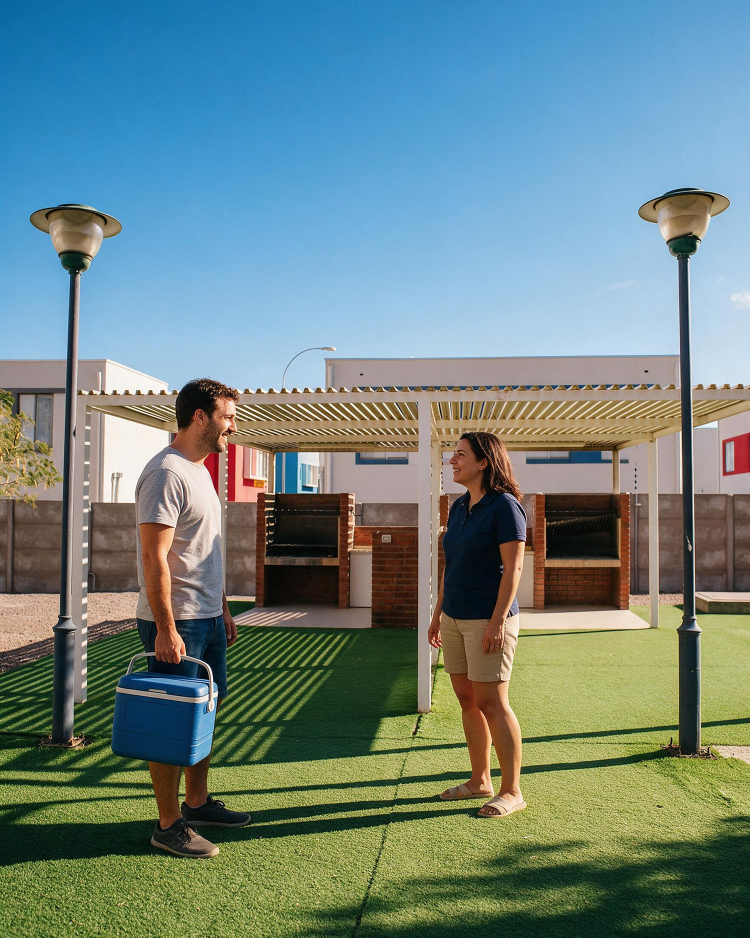
#> input picture out/rentas/20261100_grilla_noviembre/fondos/aire/al_2.jpg, 4500 x 5625 px, given in place of al_1.png, which was not available (shown at 1/6 size); the run also reads 1 picture not shown here
$ python preparar.py
#> lines starting #> are read from the running program, lines starting #| are printed output that depends on the picture; pictures that were not available may be replaced by others from this repository, and a replacement may not be noted
#> in abre, returned value is the input picture: PIL image 4500x5625 RGB; mean R, G, B 110, 132.7, 130.3
#!/usr/bin/env python3
"""Fondos de la grilla NOVIEMBRE 2026 · Rentas — recorte y escala a lienzo de entrega.

Fotos REALES de `PROYECTOS INMOBILIARIOS / VALLE ALTIPLÁNICO` (bajadas en
raw/nuevaurbe/rentas/fotos/) y los IA de `ia/` (Seedream 5 Pro con foto real de
referencia, ver generar_ia.sh). Salida: feed 4500×5625 · historia 4500×8000.

Uso: ~/copylab-venv/Scripts/python.exe out/rentas/20261100_grilla_noviembre/fondos/preparar.py
"""
from pathlib import Path
import numpy as np
from PIL import Image, ImageFilter

AQUI = Path(__file__).parent
RAIZ = AQUI.parents[3]
FOTOS = RAIZ / "raw/nuevaurbe/rentas/fotos"
FEED, STORY = (4500, 5625), (4500, 8000)


def recorte(im, tam, cx=0.5, cy=0.5):
    """Recorta al aspecto de `tam` centrado en (cx, cy) y escala con Lanczos."""
#> called with tam = (4500, 5625), cx = 0.5, cy = 0.5
    W, H = im.size
#> W = 4500; H = 5625
    ar = tam[0] / tam[1]
    if W / H > ar:
        w, h = round(H * ar), H
    else:
        w, h = W, round(W / ar)
#> w = 4500; h = 5625
    x = min(max(round(cx * W - w / 2), 0), W - w)
#> x = 0
    y = min(max(round(cy * H - h / 2), 0), H - h)
#> y = 0
    out = im.crop((x, y, x + w, y + h)).resize(tam, Image.LANCZOS)
    esc = tam[0] / w
#> esc = 1
    if esc > 1.6:   # al escalar mucho, un unsharp suave devuelve el borde perdido
        out = out.filter(ImageFilter.UnsharpMask(radius=3, percent=60, threshold=2))
    return out, esc


def grano(im, sigma=2.6, semilla=11):
    """R-20: un fondo desenfocado liso lleva grano fino o la compuerta lo bloquea."""
    a = np.asarray(im).astype(np.float32)
    a += np.random.default_rng(semilla).normal(0, sigma, a.shape[:2])[..., None]
    return Image.fromarray(np.clip(a, 0, 255).astype(np.uint8))


def sale(nombre, im, esc):
    (AQUI / nombre).parent.mkdir(parents=True, exist_ok=True)
    im.save(AQUI / nombre, quality=92)
    print(f"  {nombre:32s} escala {esc:.2f}×")


def abre(p):
    return Image.open(p).convert("RGB")


# ── carrusel VIVE AL AIRE LIBRE 24-11 (IA con el quincho real de referencia)
# 02-10 · ronda de Constanza: al_3 → al_3b (sofá bajo la pérgola, a la sombra) y al_4 → al_4b
# (el quincho con su techo, igual al original). Los de la ronda 1 quedan en ia/ como registro.
for n, f, cy in [(1, "al_1", .5), (2, "al_2", .5), (5, "al_5", .55)]:
    sale(f"aire/al_{n}.jpg", *recorte(abre(AQUI / f"ia/{f}.png"), FEED, cy=cy))
# al_3b respeta el encuadre de la foto real y la mujer queda chica: se escaló 2× con el
# upscaler de precisión (magnific.py escalar --escala 2 --precision → al_3b_x2.jpg) y se
# cierra el recorte sobre el sofá. Una toma más cerrada pedida a la IA lo volvía a sacar al sol.
_a3 = abre(AQUI / "ia/al_3b_x2.jpg")
# El recorte arranca en y=950 para que la cabeza del farol izquierdo quede BAJO la bajada
# (a 1470 la bajada caía encima del farol).
sale("aire/al_3.jpg", *recorte(_a3.crop((0, 950, 2800, 4450)), FEED))
#> call 4 of recorte, with tam = (4500, 5625), cx = 0.5, cy = 0.5
#> in recorte (call 4), `out = im.crop((x, y, x + w, y + h)).resize(tam, Image.LANCZOS)`:
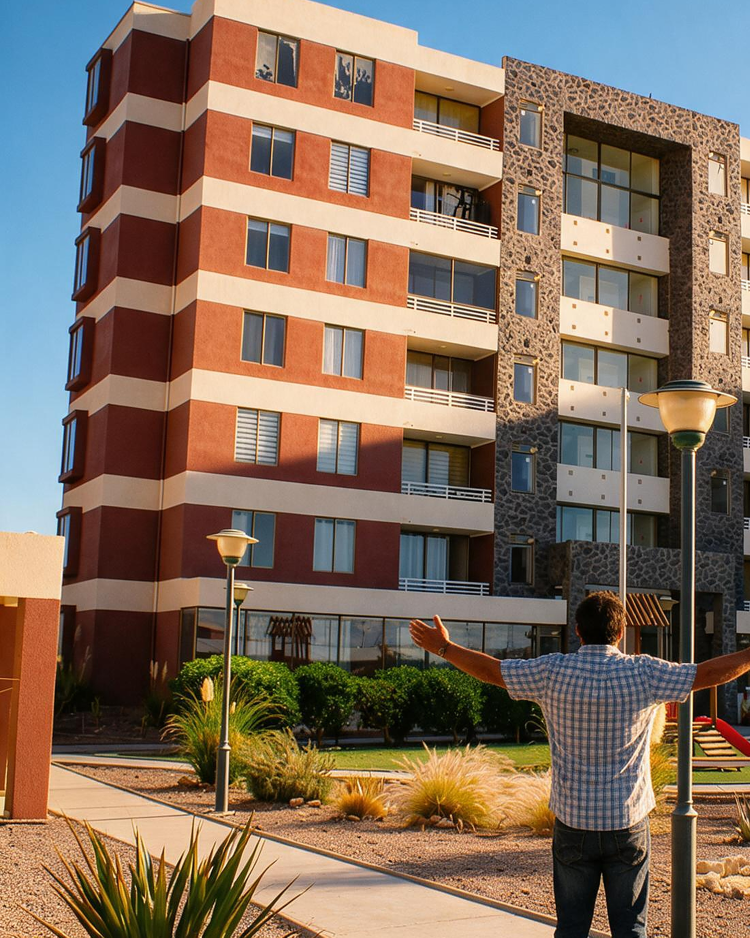
#> out: PIL image 4500x5625 RGB (shown at 1/6 size); mean R, G, B 130.3, 110.2, 93.9
# al_4b respeta el encuadre de la foto real y la gente queda chica: se cierra el recorte
# sobre la mitad baja (ancho 1600 de 1770) para que el grupo pese en la lámina.
_a4 = abre(AQUI / "ia/al_4b.png")
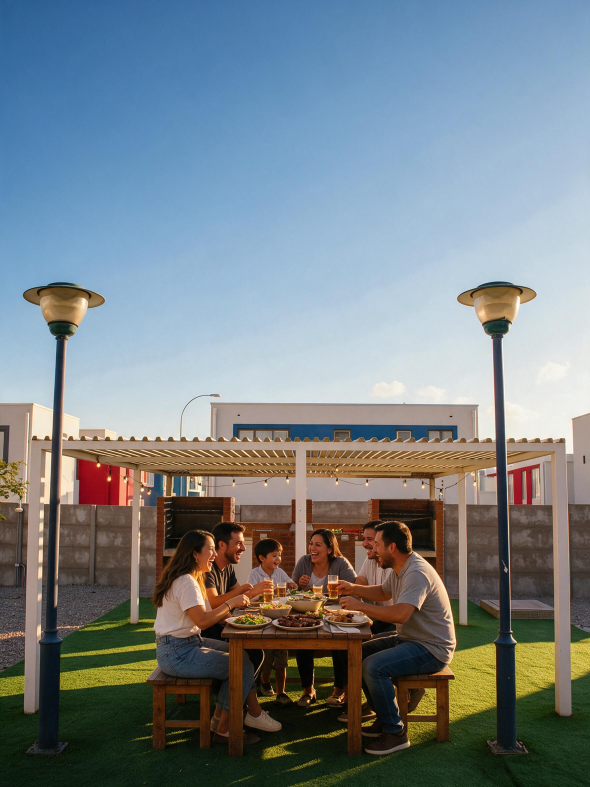
#> input picture out/rentas/20261100_grilla_noviembre/fondos/ia/al_4b.png, 1770 x 2360 px (shown at 1/3 size)
#> in abre, returned value is the input picture: PIL image 1770x2360 RGB; mean R, G, B 119.4, 129.5, 134.6
sale("aire/al_4.jpg", *recorte(_a4.crop((60, 360, 1660, 2360)), FEED))
#> in recorte (call 5), `out = im.crop((x, y, x + w, y + h)).resize(tam, Image.LANCZOS)`:
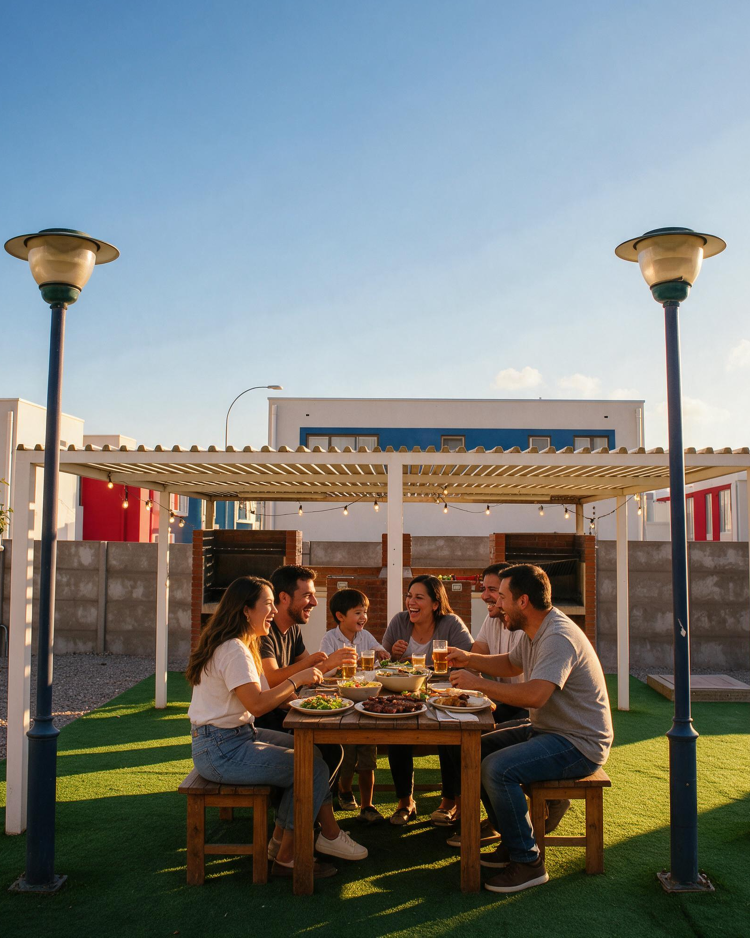
#> out: PIL image 4500x5625 RGB (shown at 1/6 size); mean R, G, B 122.6, 126.3, 124.4

# ── carrusel PAID 17-11 · portada y cierre con FOTO REAL; 2-4 IA
sale("paid/pd_1.jpg", *recorte(abre(FOTOS / "IMG_7934.jpg"), FEED, cx=.42))
for n, f in [(2, "pd_2.png"), (4, "pd_4.png")]:
    sale(f"paid/pd_{n}.jpg", *recorte(abre(AQUI / "ia" / f), FEED, cy=.6))
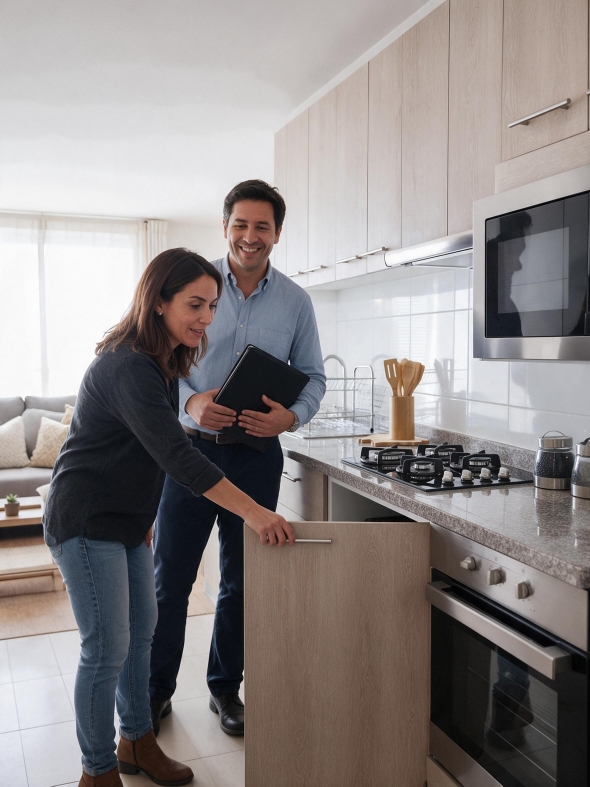
#> input picture out/rentas/20261100_grilla_noviembre/fondos/ia/pd_2.png, 1770 x 2360 px (shown at 1/3 size)
#> in abre, returned value is the input picture: PIL image 1770x2360 RGB; mean R, G, B 143.4, 137.6, 136.7
#> in recorte (call 7), `W, H = im.size`: W = 1770; H = 2360
#> in recorte (call 7), `w, h = W, round(W / ar)`: w = 1770; h = 2212
#> in recorte (call 7), `y = min(max(round(cy * H - h / 2), 0), H - h)`: y = 148
#> in recorte (call 7), `out = im.crop((x, y, x + w, y + h)).resize(tam, Image.LANCZOS)`:
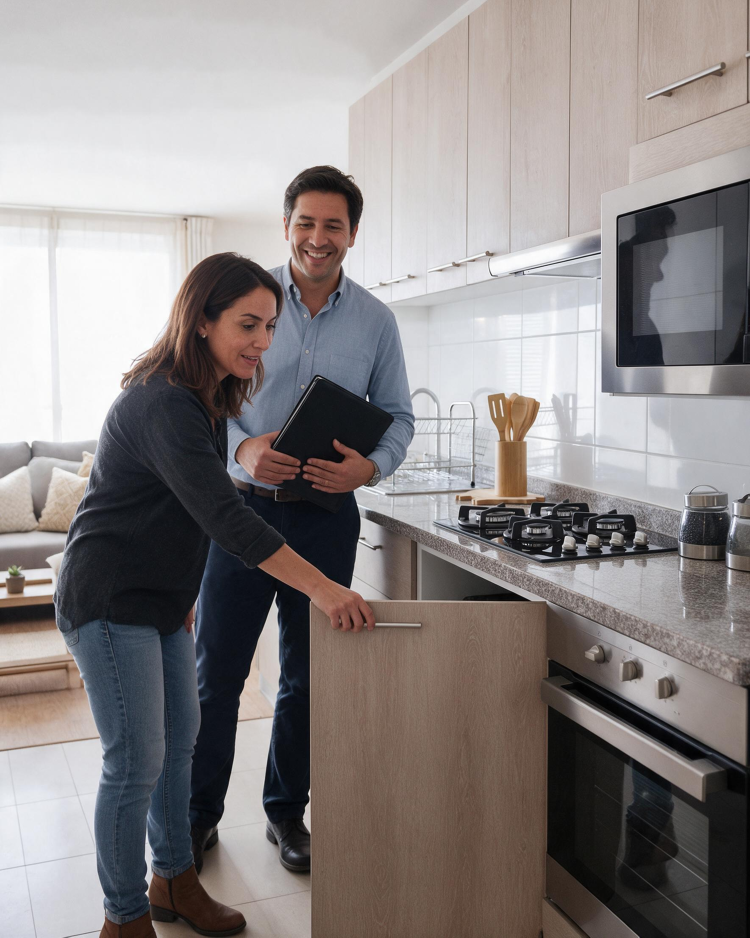
#> out: PIL image 4500x5625 RGB (shown at 1/6 size); mean R, G, B 140.6, 134.9, 134.2
#> in recorte (call 7), `esc = tam[0] / w`: esc = 2.54
#> (the run stopped early here; a loop or call above may not have finished)
